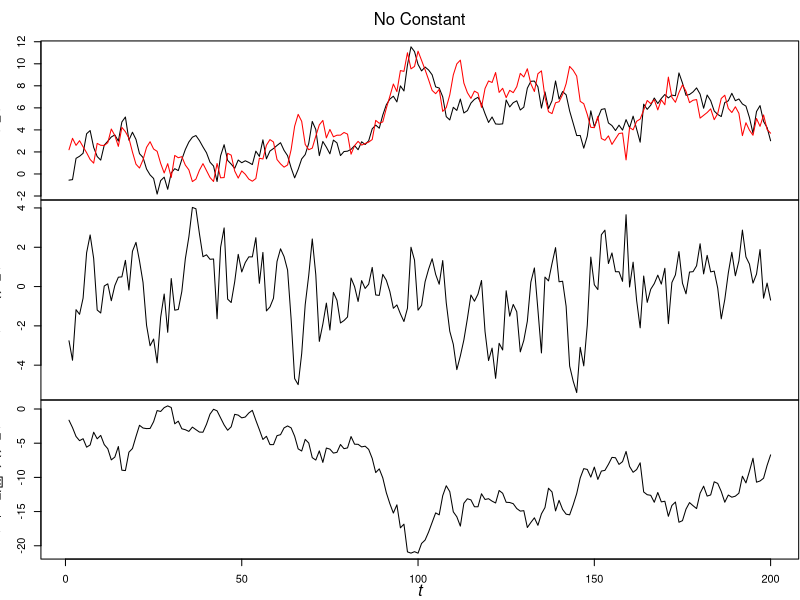
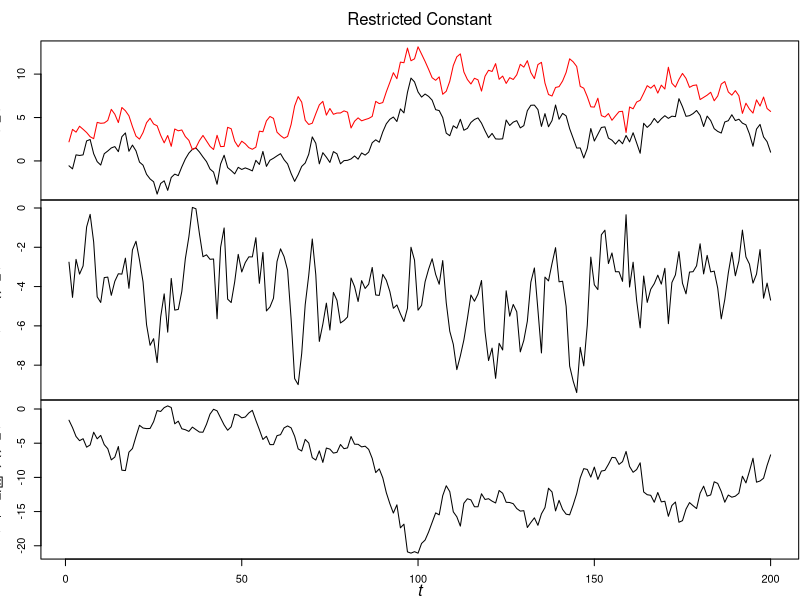
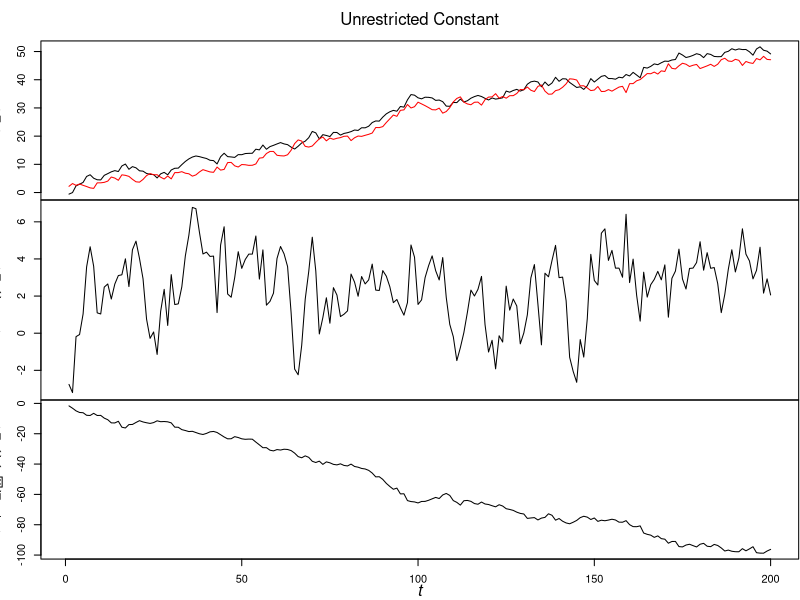
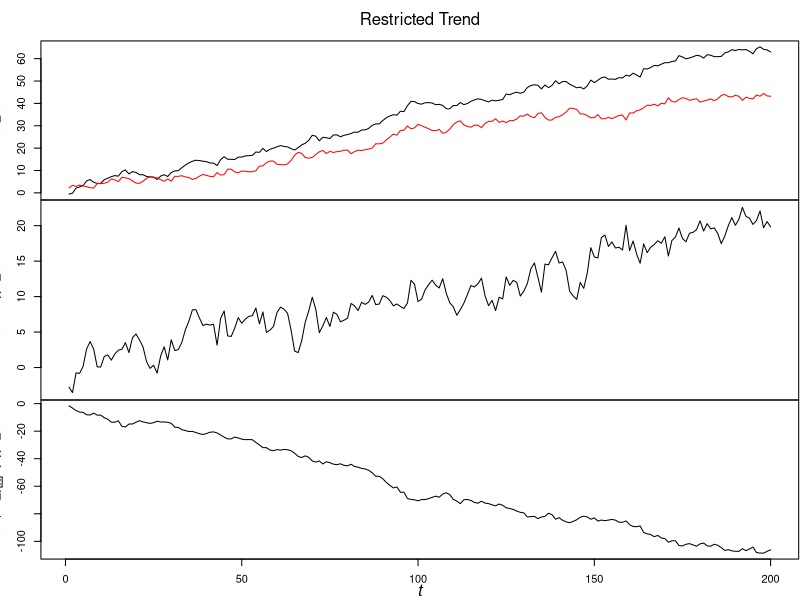
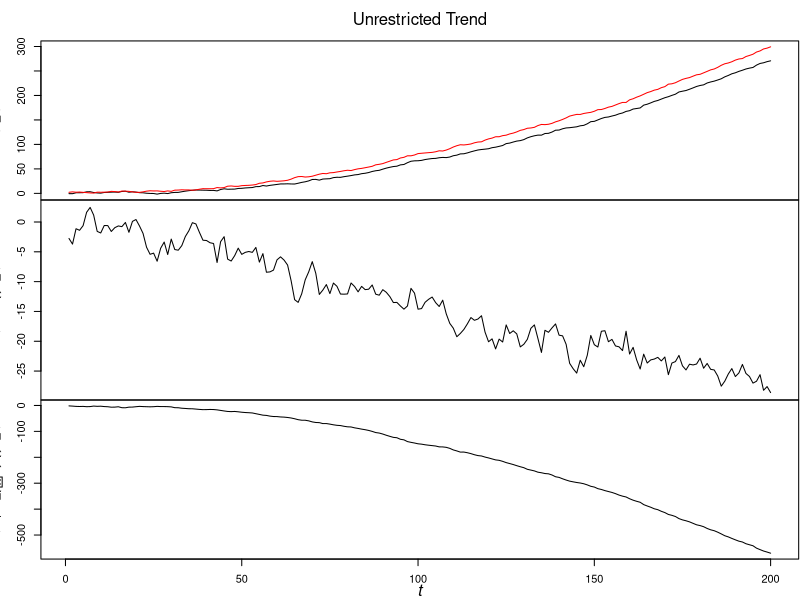

Write R code to recreate these figures, in order.
## ---- chunk 1
set.seed(123)
a_t   <- d.z_t <- z_t <- rbind(rnorm(200), rnorm(200))       # errors to generate first-order VECM
alpha <- matrix(c(-0.1, 0.1), nrow = 2, ncol = 1)            # loading matrix
beta  <- matrix(c(1,-1), nrow = 2, ncol = 1)                 # cointegrating matrix
for(i in 2:200){
   d.z_t[, i] <- alpha %*% t(beta) %*% z_t[, i-1] + a_t[, i] # simulating \Delta x_t
   z_t[, i]   <- z_t[, i-1] + d.z_t[, i]                     # adding Delta x_t to x_t-1 to obtain x_t
}
## ---- chunk 2
# Extracting the common trend:
alpha.orth <- c(-1,alpha[1]/alpha[2])                        # following the formula on slide 7-38
t(alpha.orth) %*% alpha                                      # making sure it is orthogonal
CST <- t(alpha.orth) %*% z_t                                 # extracting the common stochastic trend (CST)

# Plotting all into one picture:
par(mfrow=c(3, 1))
par(mar=c(0,3.1,3.1,0.1))
plot(z_t[1, ], type="l", xaxt="n", ylab = "$z_t$", main="")
mtext("No Constant", side = 3, line=1)
lines(z_t[2, ], col="red")
par(mar=c(0,3.1,0,0.1))
plot(1:200, t(beta) %*% z_t, type="l", xlab = "", ylab = "$\\beta^{'} z_t$", xaxt="n",)
par(mar=c(3.1,3.1,0,0.1))
plot(1:200, CST, xlab = "", ylab = "$\\alpha_{\bot}^{'} z_t$", type = "l")
mtext(expression(italic(t)), side = 1, line=2)
## ---- chunk 3
mu0 <- matrix(c(1, 5), nrow = 2, ncol = 1)
nu0 <- - alpha %*% t(beta) %*% mu0
print(cat("mu0:", mu0, "nu0:", nu0))
for(i in 2:200){
   d.z_t[, i] <- nu0 + alpha %*% t(beta) %*% z_t[, i-1] + a_t[, i]
   z_t[, i]   <- z_t[, i-1] + d.z_t[, i]
}
## ---- chunk 4
# Extracting the common trend:
CST <- t(alpha.orth) %*% z_t 

# Plotting all into one picture:
par(mfrow=c(3, 1))
par(mar=c(0,3.1,3.1,0.1))
plot(z_t[1, ], type="l", xaxt="n", ylab = "$z_t$", main="", ylim = c(min(z_t), max(z_t)))
mtext("Restricted Constant", side = 3, line=1)
lines(z_t[2, ], col="red")
par(mar=c(0,3.1,0,0.1))
plot(1:200, t(beta) %*% z_t, type="l", xlab = "", ylab = "$\\beta^{'} z_t$", xaxt="n",)
par(mar=c(3.1,3.1,0,0.1))
plot(1:200, CST, xlab = "", ylab = "$\\alpha_{\bot}^{'} z_t$", type = "l")
mtext(expression(italic(t)), side = 1, line=2)
## ---- chunk 5
nu0 <- matrix(c(0.5, -0.05), nrow = 2, ncol = 1)       # arbitrary numbers that don't happen to match those of the restricted intercept derived from mu0
for(i in 2:200){
   d.z_t[, i] <- nu0 + alpha %*% t(beta) %*% z_t[, i-1] + a_t[, i]
   z_t[, i]   <- z_t[, i-1] + d.z_t[, i]
}
## ---- chunk 6
# Extracting the common trend:
CST <- t(alpha.orth) %*% z_t 

# Plotting all into one picture:
par(mfrow=c(3, 1))
par(mar=c(0,3.1,3.1,0.1))
plot(z_t[1, ], type="l", xaxt="n", ylab = "$z_t$", main="", ylim = c(min(z_t), max(z_t)))
mtext("Unrestricted Constant", side = 3, line=1)
lines(z_t[2, ], col="red")
par(mar=c(0,3.1,0,0.1))
plot(1:200, t(beta) %*% z_t, type="l", xlab = "", ylab = "$\\beta^{'} z_t$", xaxt="n",)
par(mar=c(3.1,3.1,0,0.1))
plot(1:200, CST, xlab = "", ylab = "$\\alpha_{\bot}^{'} z_t$", type = "l")
mtext(expression(italic(t)), side = 1, line=2)
## ---- chunk 7
mu0 <- matrix(c(0.3, -0.2), nrow = 2, ncol = 1)      
mu1 <- matrix(c(0.3, 0.2), nrow = 2, ncol = 1)

nu  <- -alpha %*% t(beta) %*% mu0 + mu1
eta <- -t(beta) %*% mu1

for(i in 2:200){
   d.z_t[, i] <- nu + alpha %*% t(eta) * (i-1) +
       alpha %*% t(beta) %*% z_t[, i-1] + a_t[, i]
   z_t[, i]   <- z_t[, i-1] + d.z_t[, i]
}
## ---- chunk 8
# Extracting the common trend:
CST <- t(alpha.orth) %*% z_t 

# Plotting all into one picture:
par(mfrow=c(3, 1))
par(mar=c(0,3.1,3.1,0.1))
plot(z_t[1, ], type="l", xaxt="n", ylab = "$z_t$", main="", ylim = c(min(z_t), max(z_t)))
mtext("Restricted Trend", side = 3, line=1)
lines(z_t[2, ], col="red")
par(mar=c(0,3.1,0,0.1))
plot(1:200, t(beta) %*% z_t, type="l", xlab = "", ylab = "$\\beta^{'} z_t$", xaxt="n",)
par(mar=c(3.1,3.1,0,0.1))
plot(1:200, CST, xlab = "", ylab = "$\\alpha_{\bot}^{'} z_t$", type = "l")
mtext(expression(italic(t)), side = 1, line=2)
## ---- chunk 9
nu0  <- matrix(c(-0.1, -0.2), nrow = 2, ncol = 1)
nu1  <- matrix(c(0.001, 0.030), nrow = 2, ncol = 1)
print(cat("nu0:",nu0, "nu1:",nu1))

for(i in 2:200){
   d.z_t[, i] <- nu0 + nu1 * i + alpha %*% t(beta) %*% z_t[, i-1] + a_t[, i]
   z_t[, i]   <- z_t[, i-1] + d.z_t[, i]
}
## ---- chunk 10
# Extracting the common trend:
CST <- t(alpha.orth) %*% z_t 

# Plotting all into one picture:
par(mfrow=c(3, 1))
par(mar=c(0,3.1,3.1,0.1))
plot(z_t[1, ], type="l", xaxt="n", ylab = "$z_t$", main="", ylim = c(min(z_t), max(z_t)))
mtext("Unrestricted Trend", side = 3, line=1)
lines(z_t[2, ], col="red")
par(mar=c(0,3.1,0,0.1))
plot(1:200, t(beta) %*% z_t, type="l", xlab = "", ylab = "$\\beta^{'} z_t$", xaxt="n",)
par(mar=c(3.1,3.1,0,0.1))
plot(1:200, CST, xlab = "", ylab = "$\\alpha_{\bot}^{'} z_t$", type = "l")
mtext(expression(italic(t)), side = 1, line=2)
